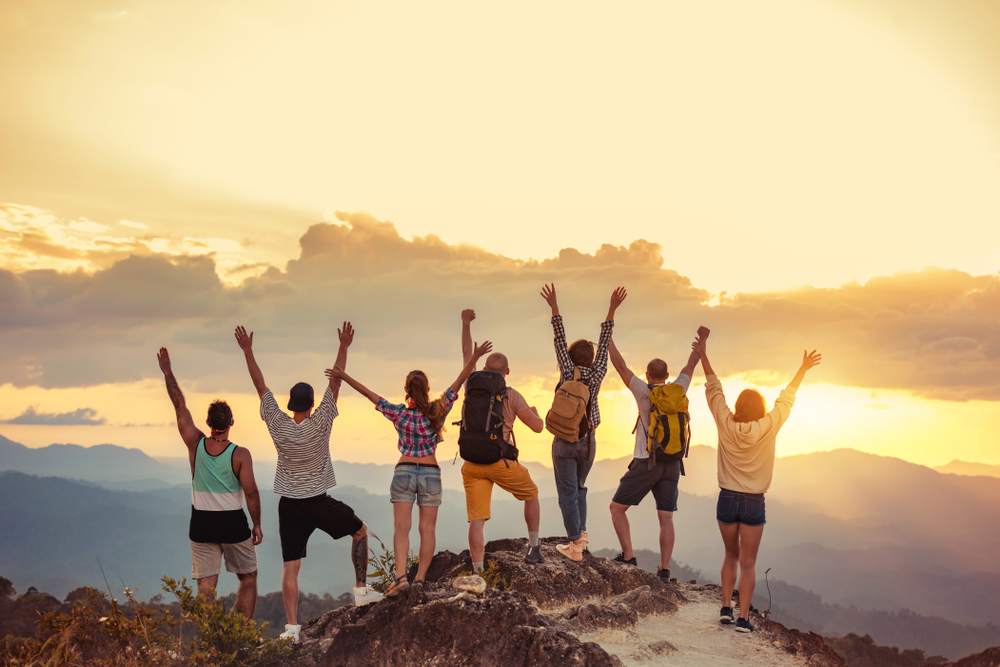
#> input picture OpenCV/Pencil Sketch/images/friends.jpg, 1000 x 667 px
$ jupyter execute pencil_sketch.ipynb
#> lines starting #> are read from the running program, lines starting #| are printed output that depends on the picture
[cell 1]
import numpy as np
import cv2

[cell 2]
img = cv2.imread('./images/friends.jpg')
#> img is the input picture: shape (667, 1000, 3); mean B, G, R 136.4, 172, 195.7
cv2.imshow('friends',img)
cv2.waitKey(0)
cv2.destroyAllWindows()

[cell 3]
def pencil_sketch(img,ksize,gamma):
    #step-1: covert to gray scale
#> called with ksize = 7, gamma = 0.1
    gray = cv2.cvtColor(img,cv2.COLOR_BGR2GRAY)
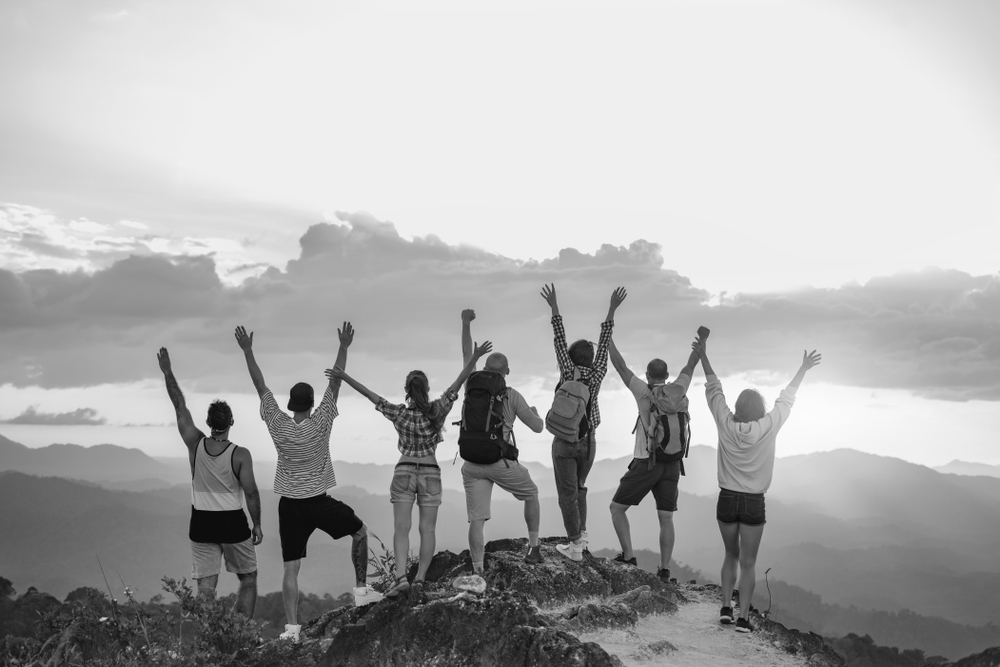
#> gray: shape (667, 1000); min 1, max 254, mean 175.1
    #step-2: apply gaussian blur
    gaussian = cv2.GaussianBlur(gray,(ksize,ksize),0)
    #step-3: division
    division = cv2.divide(gray,gaussian,scale=256)
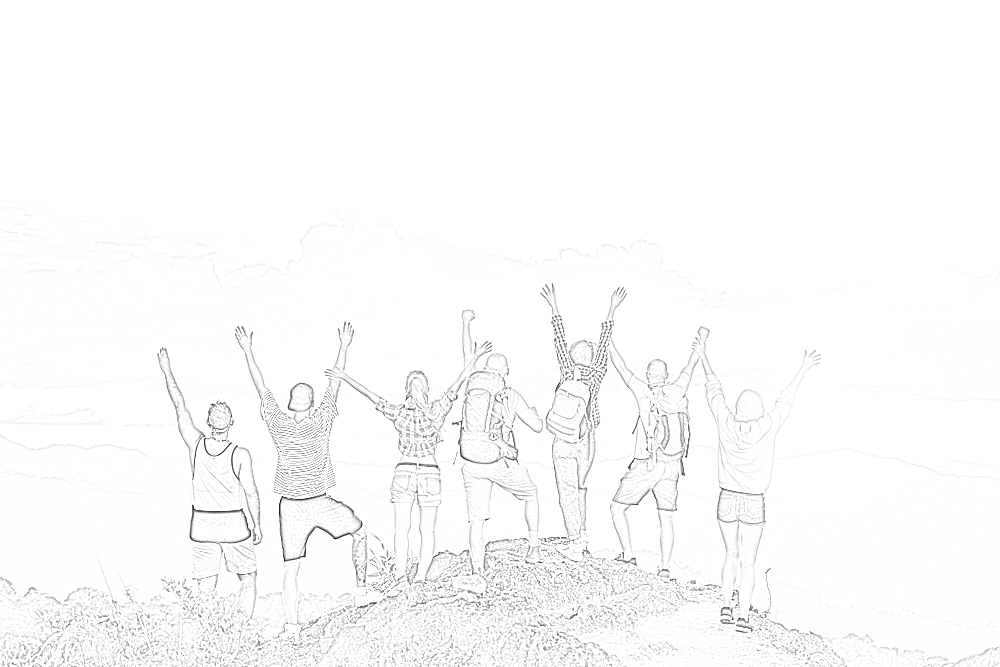
#> division: shape (667, 1000); min 5, max 255, mean 250.7
    #step-4: adjust the gamma value
    if gamma == 0:
        gamma = 0.001

    elif gamma < 0:
        raise Exception('Cannot Be Negative','Gamma value cannot be negative number (range = 0-1)')

    elif gamma > 1:
        raise Exception('Cannot be greater than 1','Gamma value cannot greater than 1 (range = 0-1)')
    invgamma = 1/gamma
    lut = np.array([((i/255)**invgamma)*255 for i in range(0,256)])

    pencil_sketch = cv2.LUT(division.astype('uint8'), lut.astype('uint8'))
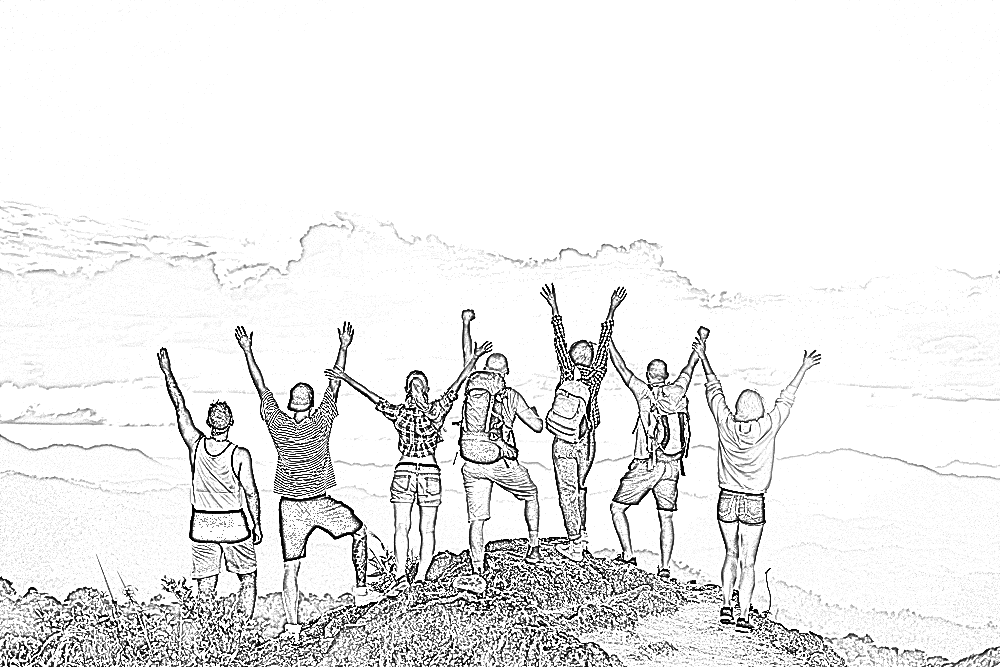
#> pencil_sketch: shape (667, 1000); min 0, max 255, mean 235.7

    return pencil_sketch

[cell 4]
pencil_img = pencil_sketch(img,7,0.1)

[cell 5]
cv2.imshow('orignial',img)
cv2.imshow('Pencil Sketch',pencil_img)

cv2.waitKey()
cv2.destroyAllWindows()

### GUI for pensil sketch

[cell 6]
image = cv2.imread('./images/friends.jpg')

#create control panel
cv2.namedWindow('Control pannel', cv2.WINDOW_NORMAL)
# cv2.namedWindow('Control pannel')
cv2.resizeWindow('Control pannel', 300, 300)
cv2.createTrackbar('ksize', 'Control pannel',1,100, (lambda x: None))
cv2.createTrackbar('gamma', 'Control pannel', 1, 100, (lambda x: None))

while True:
    #take k value
    k = cv2.getTrackbarPos('ksize', 'Control pannel')
    # vaue of k will be odd
    k = 2*k + 1
    #calibrate the value of gamma
    g = cv2.getTrackbarPos('gamma', 'Control pannel')
    g = g/100
    pencil_image = pencil_sketch(image,k,g)
#> call 2 of pencil_sketch, with ksize = 3, gamma = 0.01
#> in pencil_sketch (call 2), `pencil_sketch = cv2.LUT(division.astype('uint8'), lut.astype('uint8'))`:
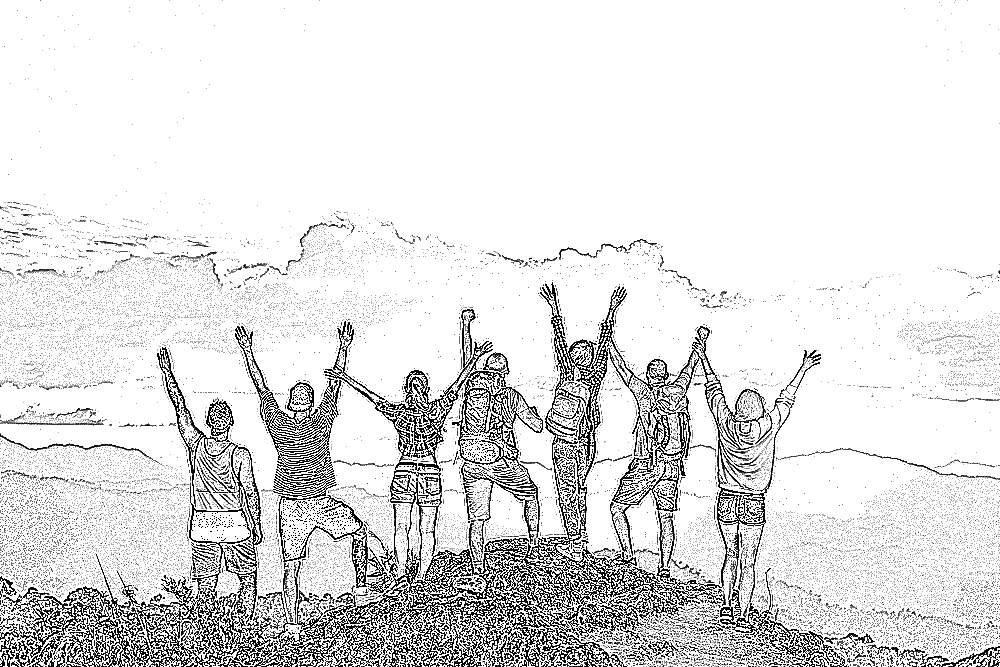
#> pencil_sketch: shape (667, 1000); min 0, max 255, mean 225.5

    cv2.imshow('orginal',image)
    cv2.imshow('sketch',pencil_image)
    if cv2.waitKey(1) == 27:
#> (key Esc is pressed here)
